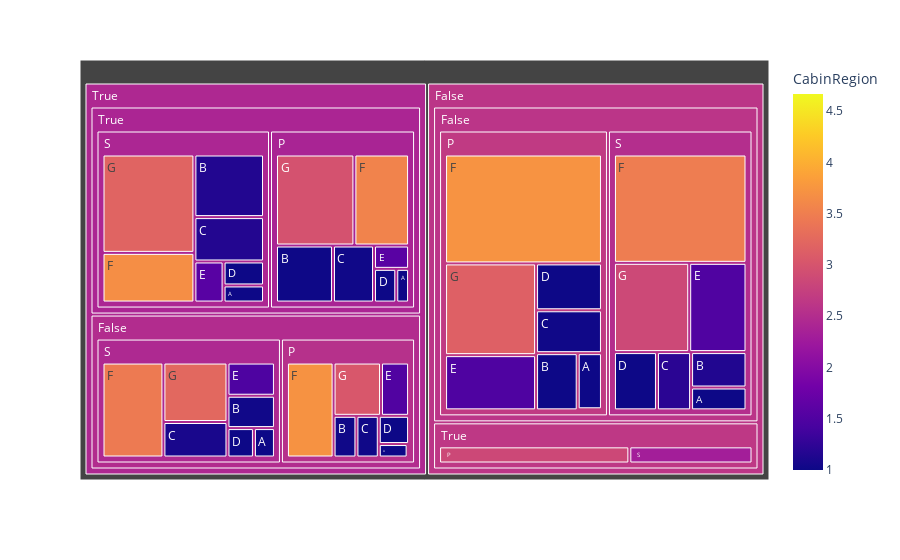

The code cell stored with this chart in its notebook:
### Markdown cell above
**Key Observations:**

**1. Medium Family Favored:** Fmaily sizes 5-6 have highest transportation rates 

**2. Solo Traveler Less Likely:** Fmaily size 1 have lower transportation rates overall

**3. Large Family:** Family sizes 12+(becomes rare as size increase) has almost same transportation rates

**4. Small Family Favored:** Fmaily sizes 2-4 have higher transportation rates

### Code cell
fig = px.treemap(
    train_data.dropna(),
    path=["Transported", "CryoSleep", "CabinSide", "CabinDeck"],
    color="CabinRegion")
fig.show()

### Figure 1 — Plotly figure (JSON) as saved in the notebook; plotly's stock layout.template omitted (floating-point values rounded to 4 significant figures)
{"data": [{"branchvalues": "total", "customdata": [[3.459], [1.007], [1.02], [3.715], [2.862], [3.726], [3.553], [3.484], [1.0], [1.0], [2.975], [1.0], [3.036], [1.5], [1.0], [1.0], [2.404], [3.147], [3.189], [3.236], [1.088], [1.208], [1.157], [1.577], [1.0], [3.031], [1.0], [1.026], [1.0], [3.667], [1.145], [1.019], [1.495], [1.019], [1.153], [1.5], [1.021], [1.583], [1.0], [1.0], [1.481], [1.0], [1.0], [1.506], [1.0], [1.48], [4.667], [1.0], [3.333], [1.0], [1.0], [1.0], [1.0], [1.0], [2.449], [2.388], [2.548], [2.516], [2.67], [2.414], [2.849], [2.311], [2.491], [2.402], [2.599], [2.638], [2.44], [2.604]], "domain": {"x": [0, 1], "y": [0, 1]}, "hovertemplate": "labels=%{label}<br>count=%{value}<br>parent=%{parent}<br>id=%{id}<br>CabinRegion=%{color}<extra></extra>", "ids": ["True/False/S/F", "True/True/P/B", "True/False/P/B", "True/False/P/F", "False/False/S/G", "False/False/P/F", "True/True/P/F", "False/False/S/F", "True/True/S/D", "False/False/P/D", "True/True/P/G", "False/False/P/B", "False/True/P/G", "False/False/S/E", "True/False/S/A", "True/True/S/A", "False/True/S/G", "False/False/P/G", "True/True/S/G", "True/False/S/G", "True/False/S/C", "False/False/S/C", "True/True/S/C", "True/True/S/E", "False/False/S/A", "True/False/P/G", "False/False/S/D", "True/False/S/B", "True/False/P/D", "True/True/S/F", "False/False/S/B", "True/True/P/C", "False/False/P/E", "False/False/P/C", "True/True/S/B", "False/True/S/E", "True/False/P/C", "True/True/P/E", "True/False/S/D", "True/True/P/A", "True/False/S/E", "False/True/P/C", "True/True/P/D", "True/False/P/E", "False/False/P/A", "False/True/P/E", "False/True/S/F", "False/True/S/A", "False/True/P/F", "False/False/P/T", "True/False/P/A", "True/False/P/T", "False/True/P/D", "False/True/P/B", "True/False/S", "True/True/P", "True/False/P", "False/False/S", "False/False/P", "True/True/S", "False/True/P", "False/True/S", "True/False", "True/True", "False/False", "False/True", "True", "False"], "labels": ["F", "B", "B", "F", "G", "F", "F", "F", "D", "D", "G", "B", "G", "E", "A", "A", "G", "G", "G", "G", "C", "C", "C", "E", "A", "G", "D", "B", "D", "F", "B", "C", "E", "C", "B", "E", "C", "E", "D", "A", "E", "C", "D", "E", "A", "E", "F", "A", "F", "T", "A", "T", "D", "B", "S", "P", "P", "S", "P", "S", "P", "S", "False", "True", "False", "True", "True", "False"], "marker": {"coloraxis": "coloraxis", "colors": [3.459, 1.007, 1.02, 3.715, 2.862, 3.726, 3.553, 3.484, 1.0, 1.0, 2.975, 1.0, 3.036, 1.5, 1.0, 1.0, 2.404, 3.147, 3.189, 3.236, 1.088, 1.208, 1.157, 1.577, 1.0, 3.031, 1.0, 1.026, 1.0, 3.667, 1.145, 1.019, 1.495, 1.019, 1.153, 1.5, 1.021, 1.583, 1.0, 1.0, 1.481, 1.0, 1.0, 1.506, 1.0, 1.48, 4.667, 1.0, 3.333, 1.0, 1.0, 1.0, 1.0, 1.0, 2.449, 2.388, 2.548, 2.516, 2.67, 2.414, 2.849, 2.311, 2.491, 2.402, 2.599, 2.638, 2.44, 2.604]}, "name": "", "parents": ["True/False/S", "True/True/P", "True/False/P", "True/False/P", "False/False/S", "False/False/P", "True/True/P", "False/False/S", "True/True/S", "False/False/P", "True/True/P", "False/False/P", "False/True/P", "False/False/S", "True/False/S", "True/True/S", "False/True/S", "False/False/P", "True/True/S", "True/False/S", "True/False/S", "False/False/S", "True/True/S", "True/True/S", "False/False/S", "True/False/P", "False/False/S", "True/False/S", "True/False/P", "True/True/S", "False/False/S", "True/True/P", "False/False/P", "False/False/P", "True/True/S", "False/True/S", "True/False/P", "True/True/P", "True/False/S", "True/True/P", "True/False/S", "False/True/P", "True/True/P", "True/False/P", "False/False/P", "False/True/P", "False/True/S", "False/True/S", "False/True/P", "False/False/P", "True/False/P", "True/False/P", "False/True/P", "False/True/P", "True/False", "True/True", "True/False", "False/False", "False/False", "True/True", "False/True", "False/True", "True", "True", "False", "False", "", ""], "type": "treemap", "values": [290, 143, 49, 228, 260, 653, 219, 556, 42, 118, 314, 91, 225, 198, 31, 30, 141, 319, 392, 191, 114, 77, 134, 52, 49, 130, 97, 77, 44, 198, 76, 103, 192, 108, 189, 20, 48, 36, 39, 19, 79, 2, 33, 77, 52, 25, 3, 3, 3, 1, 20, 1, 1, 2, 821, 867, 597, 1313, 1534, 1037, 258, 167, 1418, 1904, 2847, 425, 3322, 3272]}], "layout": {"coloraxis": {"colorbar": {"title": {"text": "CabinRegion"}}, "colorscale": [[0, "#0d0887"], [0.1111, "#46039f"], [0.2222, "#7201a8"], [0.3333, "#9c179e"], [0.4444, "#bd3786"], [0.5556, "#d8576b"], [0.6667, "#ed7953"], [0.7778, "#fb9f3a"], [0.8889, "#fdca26"], [1, "#f0f921"]]}, "legend": {"tracegroupgap": 0}, "margin": {"t": 60}}}
